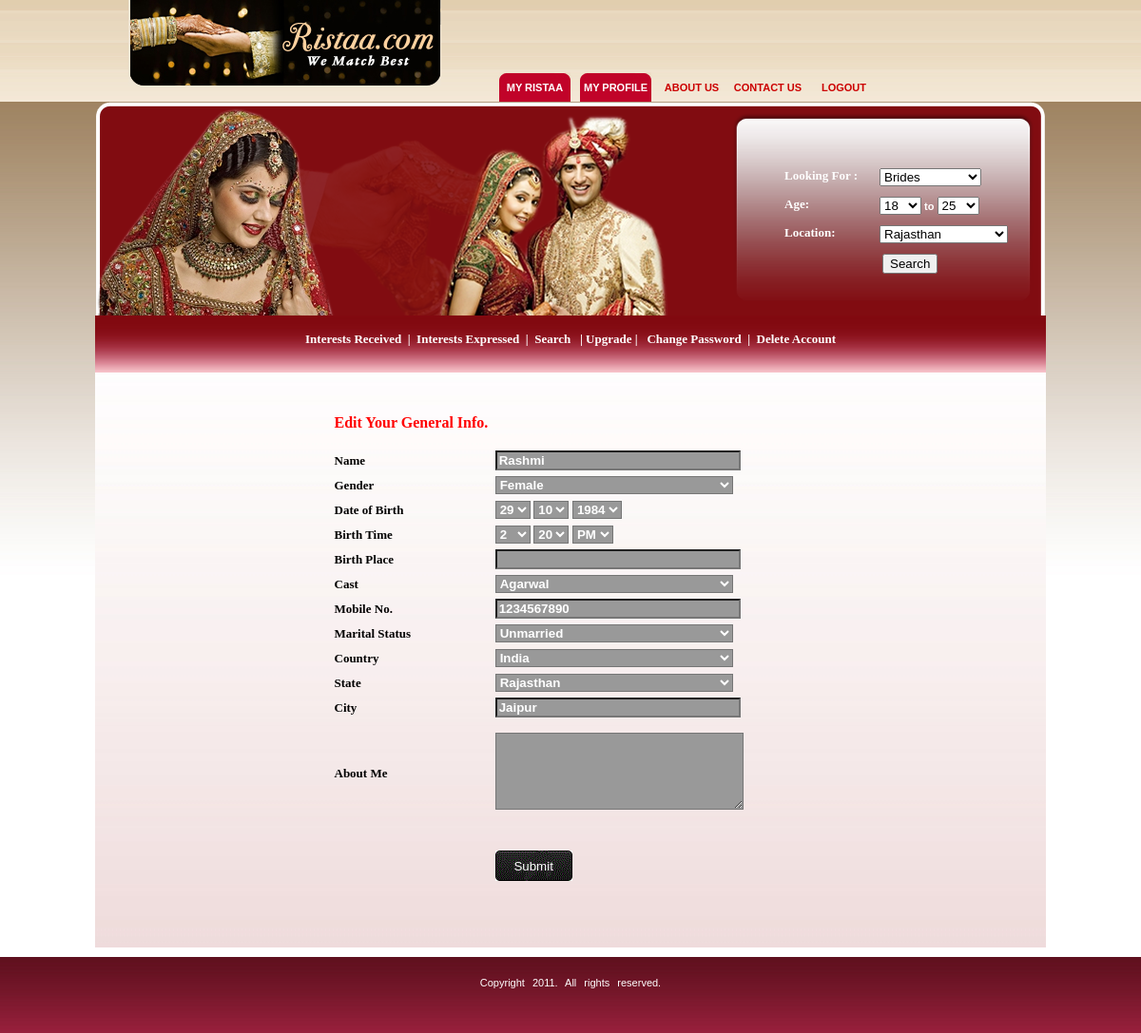
Screenshot of /web/user_login/edit_general_info.php (signed in) with the database file from the repository.
### tables this page shows
CREATE TABLE IF NOT EXISTS `user_info` (
  `registeration_no` int(15) NOT NULL auto_increment,
  `username` varchar(50) NOT NULL,
  `password` varchar(50) NOT NULL,
  `name` varchar(50) NOT NULL,
  `email` varchar(50) NOT NULL,
  `gender` varchar(7) NOT NULL,
  `date_birth` int(3) NOT NULL,
  `month_birth` int(3) NOT NULL,
  `year_birth` int(5) NOT NULL,
  `hour_birth` int(3) NOT NULL,
  `minutes_birth` int(3) NOT NULL,
  `am_birth` varchar(3) NOT NULL,
  `cast` varchar(50) NOT NULL,
  `mobile_no` varchar(15) NOT NULL,
  `marital_status` varchar(22) NOT NULL,
  `country` varchar(35) NOT NULL,
  `state` varchar(50) NOT NULL,
  `city` varchar(50) NOT NULL,
  `religion` varchar(7) NOT NULL,
  `image_url` varchar(100) NOT NULL,
  `height` varchar(20) NOT NULL,
  `body_type` varchar(20) NOT NULL,
  `complexion` varchar(20) NOT NULL,
  `physical_status` varchar(30) NOT NULL,
  `education` varchar(25) NOT NULL,
  `occupation` varchar(70) NOT NULL,
  `annual_income` varchar(20) NOT NULL,
  `food` varchar(20) NOT NULL,
  `smoking` varchar(20) NOT NULL,
  `drinking` varchar(20) NOT NULL,
  `manglik` varchar(20) NOT NULL,
  `rashi` varchar(30) NOT NULL,
  `family_status` varchar(22) NOT NULL,
  `family_type` varchar(20) NOT NULL,
  `family_values` varchar(20) NOT NULL,
  `last_login` varchar(40) NOT NULL,
  `birth_date` varchar(50) NOT NULL,
  `age` int(2) NOT NULL,
  `child` varchar(40) NOT NULL,
  `sent_code` int(10) NOT NULL,
  `received_code` int(10) NOT NULL,
  `status` char(2) NOT NULL default 'VN',
  `upgrade_status` varchar(10) NOT NULL,
  `deposit_type` varchar(100) NOT NULL,
  `pickup_address` text NOT NULL,
  `pickup_mob` varchar(20) NOT NULL,
  `dd_no` varchar(50) NOT NULL,
  `bank_name` varchar(255) NOT NULL,
  `dd_date` varchar(100) NOT NULL,
  `upgrade_date` int(20) NOT NULL,
  `upgrade_month` int(20) NOT NULL,
  `upgrade_year` int(20) NOT NULL,
  `upgrade_type` varchar(20) NOT NULL,
  `count_mob_no` int(20) NOT NULL,
  `count_messages` int(255) NOT NULL,
  `expression_mess` int(255) NOT NULL,
  `about_me` text NOT NULL,
  `about_family` text NOT NULL,
  `birth_place` varchar(100) NOT NULL,
  PRIMARY KEY  (`registeration_no`)
);

### web/script/mysql.php (called while the page is built, shortened)
<?php
	function queryselect($attributelist,$tablelist,$condition,$link)
	{
		$query = "SELECT $attributelist FROM $tablelist";
		if($condition!="")
			$query = $query." WHERE $condition";
		if(!($res=mysql_query($query,$link)))
		{
			echo("Error in executing \"$query\" query<br />Error:".mysql_error());
			exit();
		}
		return $res;
	}
?>

### web/user_login/edit_general_info.php (the view, shortened to what this page needs)
<?php
	require("../script/mysql.php");
	$link = connect($hname,$uname,$passwd);
$username=$_SESSION['username'];
$result = queryselect("*","user_info","username = '".$username."'",$link);
if(mysql_num_rows($result)!=0)
{
 $row = mysql_fetch_row($result);
?>
<!DOCTYPE html PUBLIC "-//W3C//DTD XHTML 1.0 Strict//EN" "http://www.w3.org/TR/xhtml1/DTD/xhtml1-strict.dtd">
<html xmlns="http://www.w3.org/1999/xhtml">
<head>
<link href="../css/style-tango.css" rel="stylesheet" type="text/css" />
</head>
<body>
<div class="topbg-logo2">
  <div class="topbg-logo">
    <div class="logo-holder"></div>
    <div class="link-holder">
      <div class="link-holder3"><a href="index.php">My Ristaa</a></div>
      <div class="link-holder3"><a href="my_profile.php">My Profile</a></div>
      <div class="link-holder2"><a href="about_us.php">About us </a></div>
      <div class="link-holder2"><a href="contact.php">contact us</a></div>
      <div class="link-holder2"><a href="logout.php">Logout</a></div>
   </div>
  </div>
</div>
<div class="header-bg">
<form name="search" method="post" action="result.php" enctype="multipart/form-data">
  <div class="search-holder">
    <div class="searchers">
      <div class="font3"><font size="2" face="Verdana">Looking For :</font></div>
      <span style="PADDING-TOP: 6px">
      <select
                              class="contentyellow" style="WIDTH: 107px"
                              name="select">
        <option value="1"
                                selected="selected">Brides</option>
      </select>
    </span></div>
    <div class="searchers">
      <div class="font3"><font size="2" face="Verdana">Age:</font></div>
      							<select name="agefrom" style="width: 44px;"><option selected>
								18</option><option>19</option><option>20</option>
								</select><span style="PADDING-TOP: 6px">
      <span
                              class="searcFields">to </span>
      </span> <select name="ageto" style="width: 44px;"><option>18</option><option>24</option><option selected>25</option><option>26</option>
		<option>60</option></select></div>
    <div class="searchers">
      <div class="font3"><font face="Verdana" size="2"><span
                              onmouseover="style.cursor='pointer'; mmtooltip('Location where you are based');"
                              onmouseout="exit();">Location</span>:</font></div>
      <span style="PADDING-TOP: 6px">
     <select
                              class="contentyellow" style="WIDTH: 135px; height:21"
                              name="state1">
                  <option selected value="Rajasthan">Rajasthan</option>
                  <option value="Other">Other</option>      </select>
      </span>
      </div>
    <div class="searchers">
      <div class="font3">&nbsp;</div>
      <span style="PADDING-TOP: 6px">
      &nbsp;</span><label><input type="submit" name="Submit" value="Search" /></label></div>
  </div>
  </form>
</div>
<div class="login-bg" style="width: 1000px; height: 60px">
<center>
    <div class="login-holder" style="width: 879px; height: 47px"> <font face="Verdana" size="2"  color="white"><b><a style="text-decoration: none" href="interests_received.php"> <font  color="white">Interests Received</font></a>&nbsp; |&nbsp; <a style="text-decoration: none" href="interests_expressed.php"> <font  color="white">Interests Expressed</font></a>&nbsp; |&nbsp; <a href="#" name="link1" id="link1" style="text-decoration: none" onmouseover="MM_showMenu(window.mm_menu_0521105438_0,-4,20,null,'link1')" onmouseout="MM_startTimeout();"><font color="white">Search</font></a> &nbsp; | <a href="#" name="link2" id="link2" style="text-decoration: none" onmouseover="MM_showMenu(window.mm_menu_0521105438_1,-4,20,null,'link2')" onmouseout="MM_startTimeout();"><font color="white">Upgrade</font></a> | &nbsp;<a style="text-decoration: none" href="change_password.php"> <font  color="white">Change Password</font></a>&nbsp; |&nbsp; <a style="text-decoration: none" href="delete_account.php"> <font  color="white">Delete Account</font></a>
</b></font></div>
  </center>
</div><div align="center">
<table width=1000 cellspacing="0" cellpadding="0" background="../images/main.jpg"><tr><td width="251"></td>
<td width="747">
<table width="428" border="0" cellpadding="0"   cellspacing="0">
					<tr>
						<td height="26" colspan="3">
						<table width="107%" border="0" cellPadding="0" cellSpacing="0"  >
<form name="general_info" id="general_info" onSubmit="return validate();" action="success_general_info.php">
	<tr>
									<td height="26" width="59%" align="left">&nbsp;</td>
									<td width="41%" align="left" valign="middle">&nbsp;									</td>
				  </tr>
								<tr>
						<td height="53" colspan="2" align="left"><b>
						<font face="Verdana" color="#FF0000">Edit Your General Info.</font></b></td>
								</tr>
							<tr>
									<td height="26" width="59%" align="left"><b>
									<font face="Verdana" size="2" >
									Name</font></b></td>
									<td width="41%" align="left" valign="middle">
									<font face="Verdana" size="2"><font  face="Arial">
		<input tabindex="1" name="name" type=text style="font-weight: 700; color:#FFFFFF; background-color:#999999; width:250px;" value="<?php echo $row[3];?>"/></font></font></td>
				  </tr>
								<tr>
									<td height="26" width="59%" align="left"><b>
									<font  size="2" face="Verdana">
									Gender</font></b></td>
									<td width="41%" align="left" valign="middle">
									<font face="Verdana" size="2"><font  face="Arial">
		<select id="gender" name="gender" size="1" tabindex="3" style="font-weight: 700; color:#FFFFFF; background-color:#999999; width:250px;">
                  <option selected value="<?php echo $row[5];?>"><?php echo $row[5];?></option>
                  </select></font></font></td>
								</tr>
								<tr>
									<td height="26" width="59%" align="left"><b>
									<font  size="2" face="Verdana">
									Date of Birth</font></b></td>
									<td width="41%" align="left">
									<font face="Verdana" size="2"><font  face="Arial">
									<select name="DOB_date"  id="DOB_date" tabindex="4" style="font-weight: 700; color:#FFFFFF; background-color:#999999;">
                                    <option selected name="date" value="<?php echo $row[6];?>"><?php echo $row[6];?></option>
                                  </select></font><b><font size="2" face="Arial" >
								  </font></b><font  face="Arial">
								  <select name="DOB_month" tabindex="5" id="DOB_month" style="font-weight: 700; color:#FFFFFF; background-color:#999999;" >
                                  <option selected name="date" value="<?php echo $row[7];?>"><?php echo $row[7];?></option>
                                  </select></font><b><font size="2" face="Arial" >
								  </font></b><font  face="Arial">
								  <select name="DOB_year"  id="DOB_year" tabindex="6" style="font-weight: 700; color:#FFFFFF; background-color:#999999;">
                                  <option selected name="date" value="<?php echo $row[8];?>"><?php echo $row[8];?></option>
                                  </select></font></font></td>
								</tr>
								<tr>
									<td height="26" width="59%" align="left"><b>
									<font  size="2" face="Verdana">
									Birth Time</font></b></td>
									<td width="41%" align="left">
									<font face="Verdana" size="2">
									<b><font size="2" face="Arial" >
									<select size="1" name="hour" tabindex="7" style="font-weight: 700; color:#FFFFFF; background-color:#999999;">
		<option selected value="<?php echo $row[9];?>"><?php echo $row[9];?></option>
		</select> <select size="1" name="minute" tabindex="8" style="font-weight: 700; color:#FFFFFF; background-color:#999999;">
		<option selected value="<?php echo $row[10];?>"><?php echo $row[10];?></option>
		</select> <select size="1" name="AM" tabindex="9" style="font-weight: 700; color:#FFFFFF; background-color:#999999;">
<option selected value="<?php echo $row[11];?>"><?php echo $row[11];?></option>
		</select></font></b></font></td>
								</tr>
							<tr>
									<td height="26" width="59%" align="left"><b>
									<font face="Verdana" size="2" >
									Birth Place</font></b></td>
									<td width="41%" align="left" valign="middle">
									<font face="Verdana" size="2"><font  face="Arial">
		<input tabindex="1" name="birth_place" type=text style="font-weight: 700; color:#FFFFFF; background-color:#999999; width:250px;" value="<?php echo $row[58];?>"/></font></font></td>
				  </tr>
								<tr>
									<td height="26" width="59%" align="left"><b>
									<font  size="2" face="Verdana">
									Cast</font></b></td>
									<td width="41%" align="left">
									<b>
						<font  face="Verdana" size="2">
		<select id="cast" name="cast" size="1" tabindex="6" style="font-weight: 700; color:#FFFFFF; background-color:#999999; width:250px;">
                  <option selected value="<?php echo $row[12];?>"><?php echo $row[12];?></option>
                  </select></font></b></td>
								</tr>
								<tr>
									<td height="26" width="59%" align="left"><b>
									<font  size="2" face="Verdana">
									Mobile No.</font></b></td>
									<td height="26" width="41%" align="left">
									<font face="Verdana" size="2"><b><font  face="Verdana" size="2">
								  <input tabindex="11" type=text name="mobile_no" style="font-weight: 700; color:#FFFFFF; background-color:#999999; width:250px;" value="<?php echo $row[13];?>" /></font></b></font></td>
								</tr>
								<tr>
									<td height="26" width="59%" align="left"><b>
									<font  size="2" face="Verdana">
									Marital Status</font></b></td>
									<td height="26" width="41%" align="left">
									<font face="Verdana" size="2"><b><font  face="Verdana" size="2">
									<select id="marital_status" name="marital_status" size="1" tabindex="12" style="font-weight: 700; width:250px; color:#FFFFFF; background-color:#999999;">
                  <option selected value="<?php echo $row[14];?>"><?php echo $row[14];?></option>
                  </select></font></b></font></td>
								</tr>
								<tr>
									<td height="26" width="59%" align="left"><b>
									<font  size="2" face="Verdana">
									Country</font></b></td>
									<td height="26" width="41%" align="left">
									<font face="Verdana" size="2"><b><font face="Verdana" color="#00348A">
									<select id="Country" name="country" size="1" tabindex="13" style="font-weight: 700; color:#FFFFFF; width:250px;background-color:#999999;">
                  <option selected value="<?php echo $row[15];?>"><?php echo $row[15];?></option>
                  </select></font></b></font></td>
								</tr>
								<tr>
									<td height="26" width="59%" align="left"><b>
									<font  size="2" face="Verdana">
									State</font></b></td>
									<td height="26" width="41%" align="left">
									<font face="Verdana" size="2">
                  <b><font face="Verdana" color="#00348A">
                  <select id="state" name="state" size="1" tabindex="14" style="font-weight: 700; color:#FFFFFF;  width:250px;background-color:#999999;">
                  <option selected value="<?php echo $row[16];?>"><?php echo $row[16];?></option>
                  </select></font></b></font></td>
								</tr>
								<tr>
									<td height="26" width="59%" align="left"><b>
									<font  size="2" face="Verdana">
									City </font></b></td>
									<td height="26" width="41%" align="left">
									<font face="Verdana" size="2"><b><font  face="Verdana" size="2">
								  <input tabindex="15" type=text name="city" style="font-weight: 700; color:#FFFFFF; width:250px; background-color:#999999;" value="<?php echo $row[17];?>" /></font></b></font></td>
								</tr>
									<tr>
						<td height="112" align="left"><b><font  size="2" face="Verdana">About Me </font></b></td>
					  <td  height="112" align="left"><textarea name="about_me" rows="5" cols="30" style="background-color:#999999; color:#FFFFFF;"><?php echo $row[56];?></textarea></td>
					</tr>
								<tr>
									<td height="26" width="59%" align="left">&nbsp;</td>
									<td height="26" width="41%" align="left">&nbsp;									</td>
								</tr>
								<tr>
									<td height="26" width="59%" align="left">&nbsp;</td>
									<td height="26" width="41%" align="left">
								  <input type=submit value=Submit tabindex=16 style="background:url(../images/send.gif); width:81px; border:none; height:32px; color:#FFFFFF"></td>
								</tr>
						  </form>
						</table>
					  &nbsp;</td>
					</tr>
					<tr>
						<td height="26" colspan="3">&nbsp;</td>
						<td width="26" height="26">&nbsp;</td>
					</tr>
					<tr>
						<td height="26" colspan="3">&nbsp;</td>
						<td width="26" height="26">&nbsp;</td>
					</tr>
<?php
}
?>
		</table>
</td></tr></table>
</div>
<div class="footer">
  <div id="footer-bound">
	<p align="center">Copyright 2011. All rights reserved.</div>
</div>
</body>
</html>

### rows the page displays
user_info: name "Rashmi", gender "Female", DOB_date "29", DOB_month "10", DOB_year "1984", hour "2", minute "20", AM "PM", cast "Agarwal", mobile_no "1234567890", marital_status "Unmarried", country "India", state "Rajasthan", city "Jaipur"
